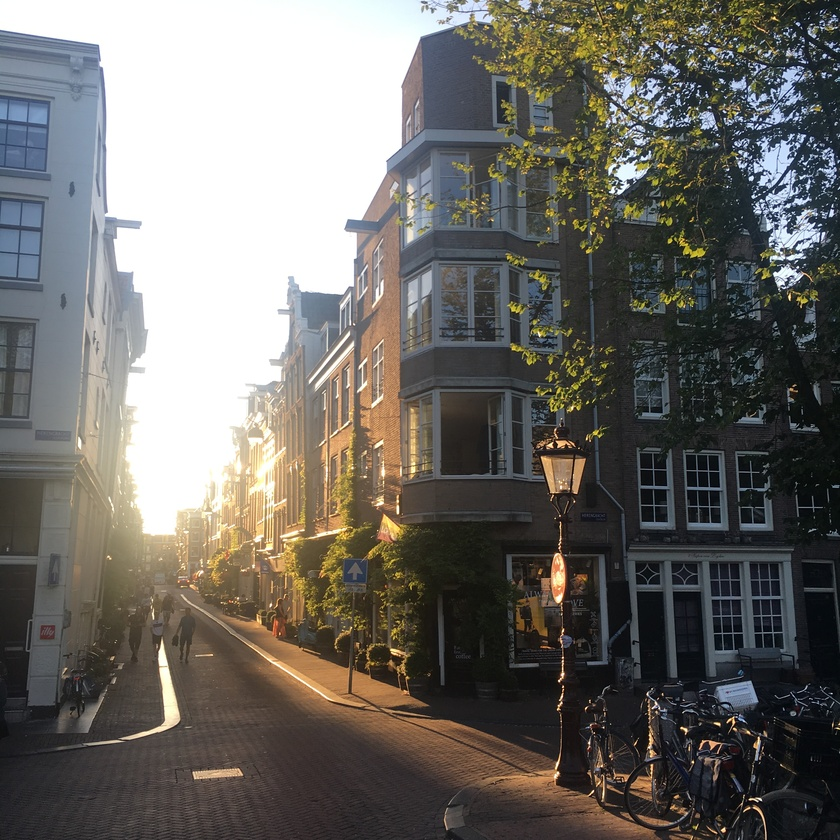
#> input picture data/amsterdam.jpg, 840 x 840 px, shrunk from 3024 x 3024 before the run, found by its file name
$ python opencv.py
#> lines starting #> are read from the running program, lines starting #| are printed output that depends on the picture
import cv2
import matplotlib.pyplot as plt

img = cv2.imread("amsterdam.jpg", cv2.IMREAD_COLOR)
#> img is the input picture: shape (840, 840, 3); mean B, G, R 102.3, 107.1, 109.5
print(f"{img.shape = }")
#| img.shape = (840, 840, 3)

plt.imshow(cv2.cvtColor(img, cv2.COLOR_BGR2RGB))
plt.show()

# -- Rotation --

(h, w) = img.shape[:2]
#> h = 840; w = 840
# calculate the center of the image
center = (w / 2, h / 2)
#> center = (420, 420)
scale = 1.0

# Perform the counter clockwise rotation holding at the center 45 degrees
M = cv2.getRotationMatrix2D(center, 45, scale)
rotated45 = cv2.warpAffine(img, M, (h, w))
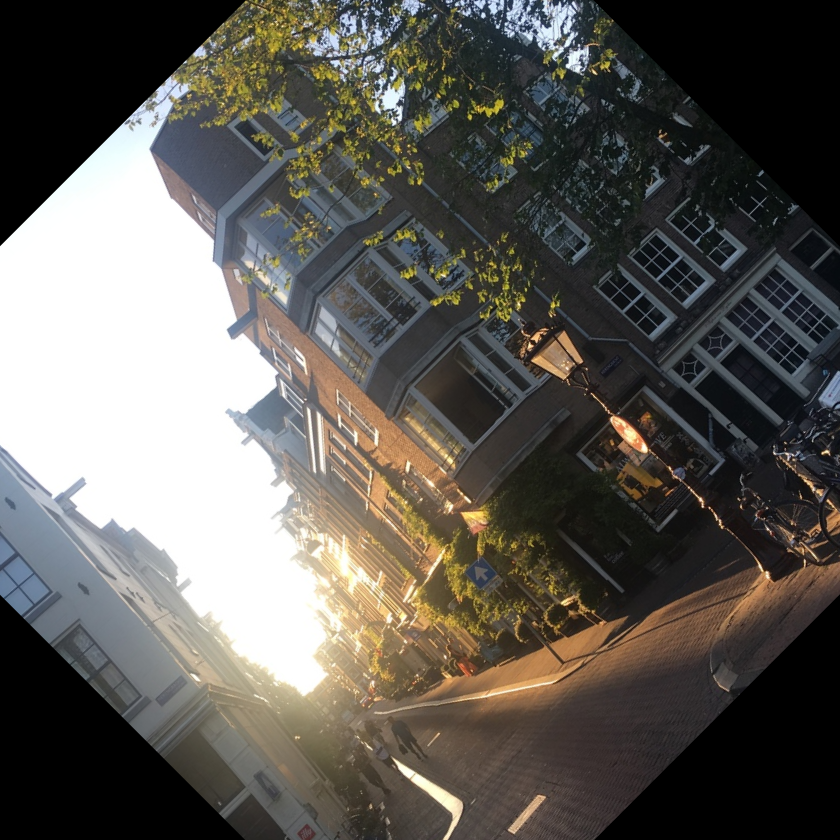
#> rotated45: shape (840, 840, 3); mean B, G, R 86.2, 91.6, 94.6

plt.imshow(cv2.cvtColor(rotated45, cv2.COLOR_BGR2RGB))
plt.show()


# -- CLAHE --

# conversion RGB vers LAB
lab = cv2.cvtColor(img, cv2.COLOR_BGR2LAB)
#> lab: shape (840, 840, 3); mean of channels 0, 1, 2 110.9, 128.6, 131.1
l, a, b = cv2.split(lab)
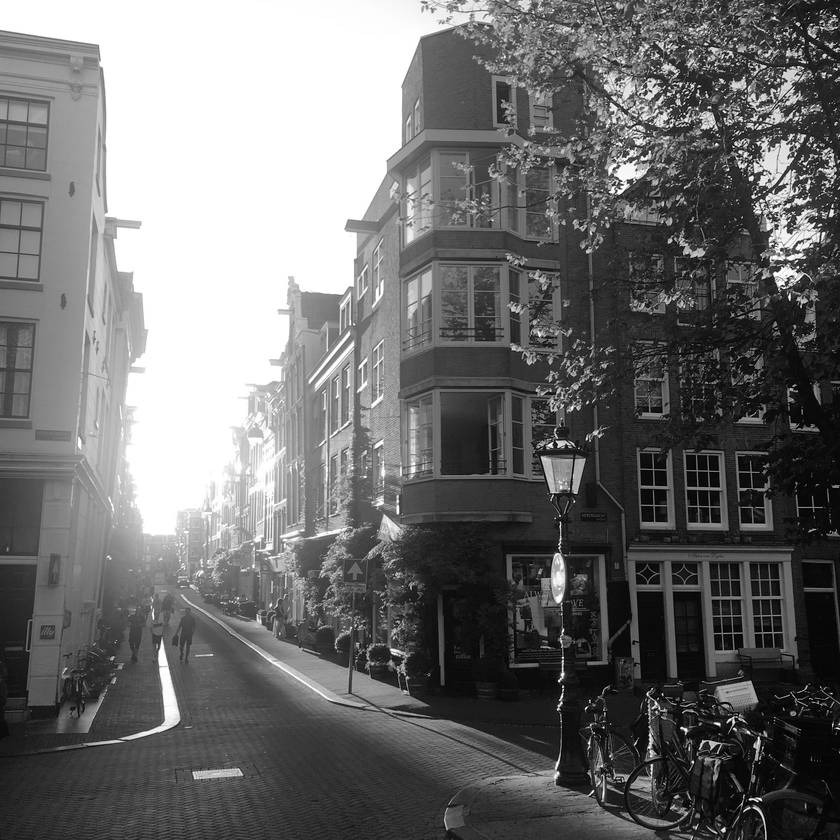
#> l: shape (840, 840); min 0, max 255, mean 110.9
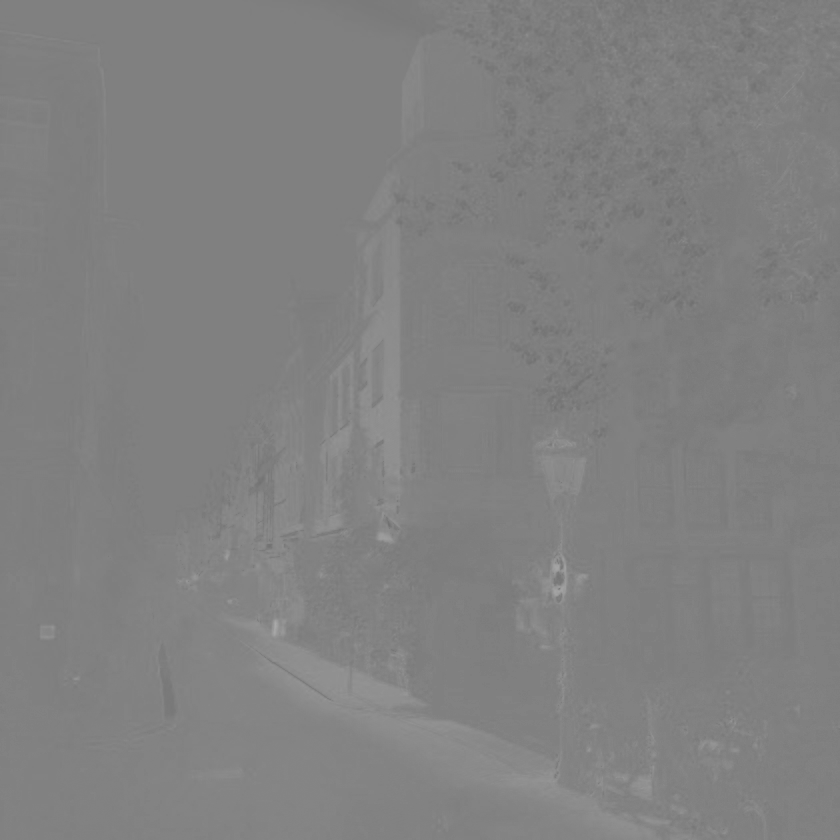
#> a: shape (840, 840); min 111, max 170, mean 128.6
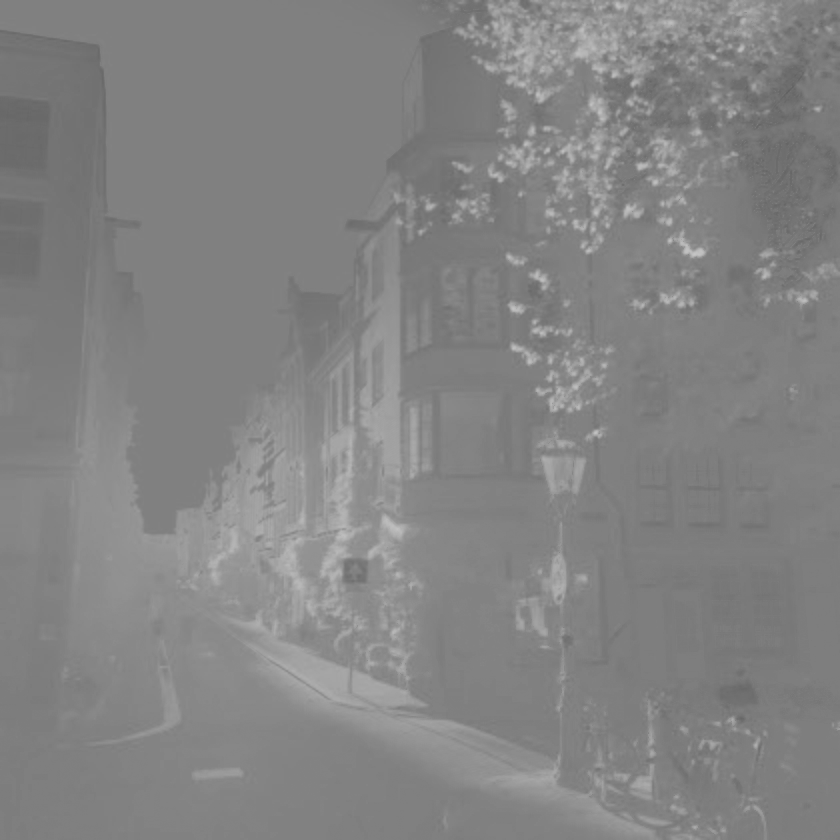
#> b: shape (840, 840); min 96, max 197, mean 131.1
clahe = cv2.createCLAHE(clipLimit=3.0, tileGridSize=(8, 8))
# Fusion du canal L amélioré avec les autres canaux A et B
merged = cv2.merge((clahe.apply(l), a, b))
#> merged: shape (840, 840, 3); mean of channels 0, 1, 2 130.5, 128.6, 131.1
# conversion LAB vers RGB
clahe = cv2.cvtColor(merged, cv2.COLOR_LAB2BGR)
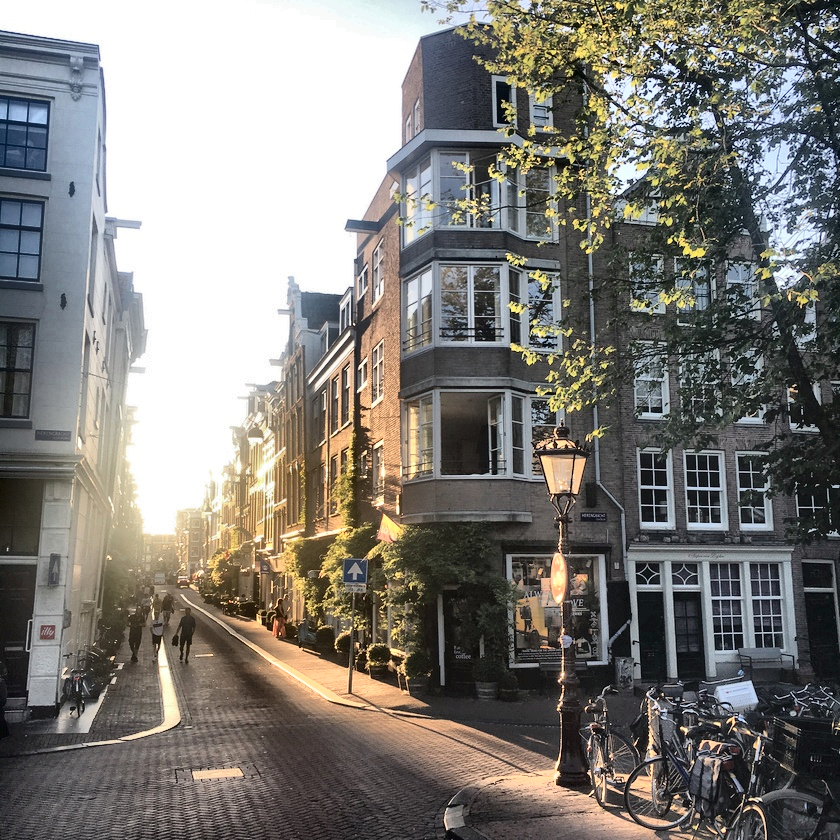
#> clahe: shape (840, 840, 3); mean B, G, R 120.8, 125.9, 128.5

plt.imshow(cv2.cvtColor(clahe, cv2.COLOR_BGR2RGB))
plt.show()

# -- Edges --

edges = cv2.Canny(img, 100, 100, True)
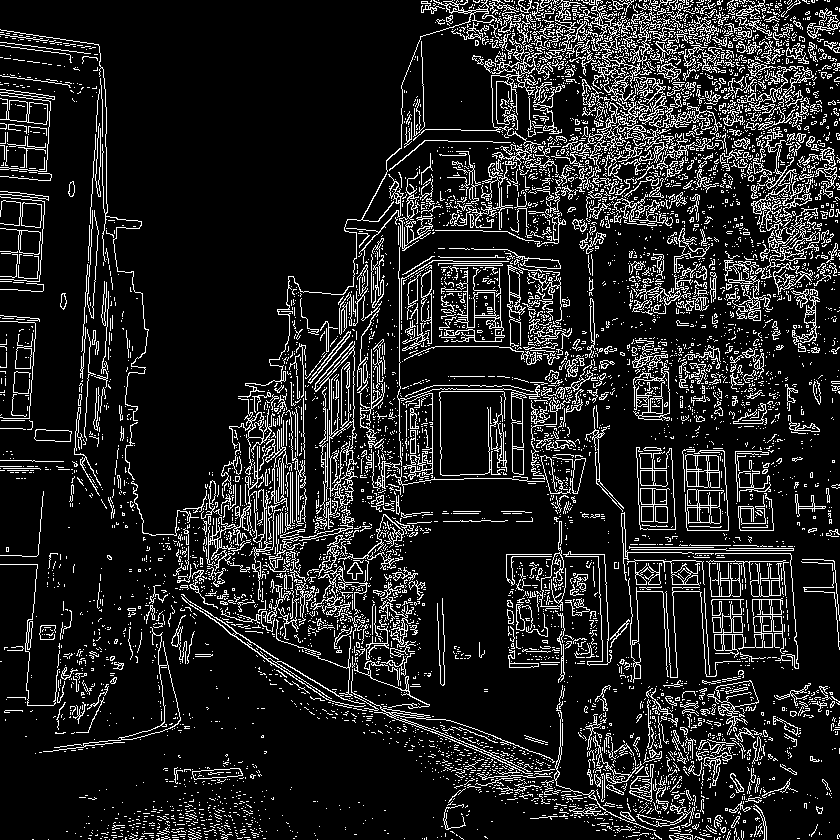
#> edges: shape (840, 840); 13.3% white in thin lines or dots

plt.imshow(cv2.cvtColor(255 - edges, cv2.COLOR_BGR2RGB))
plt.show()
